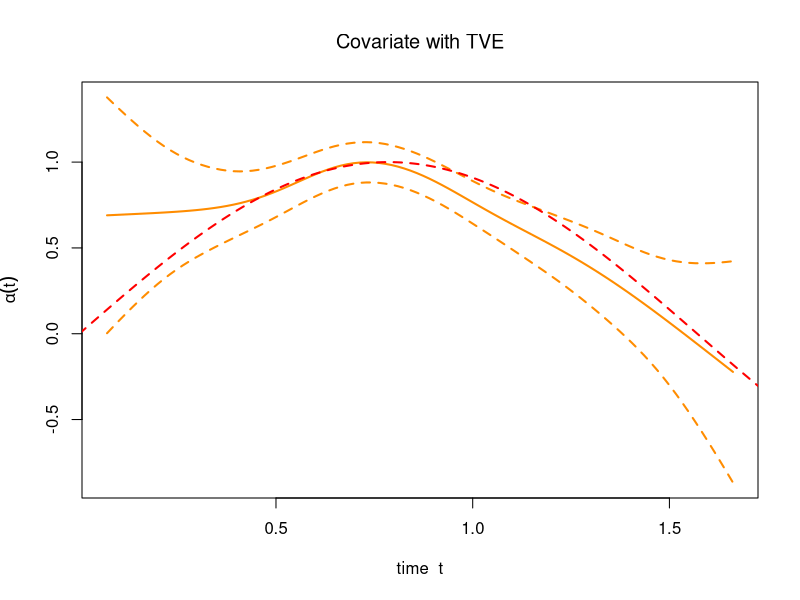
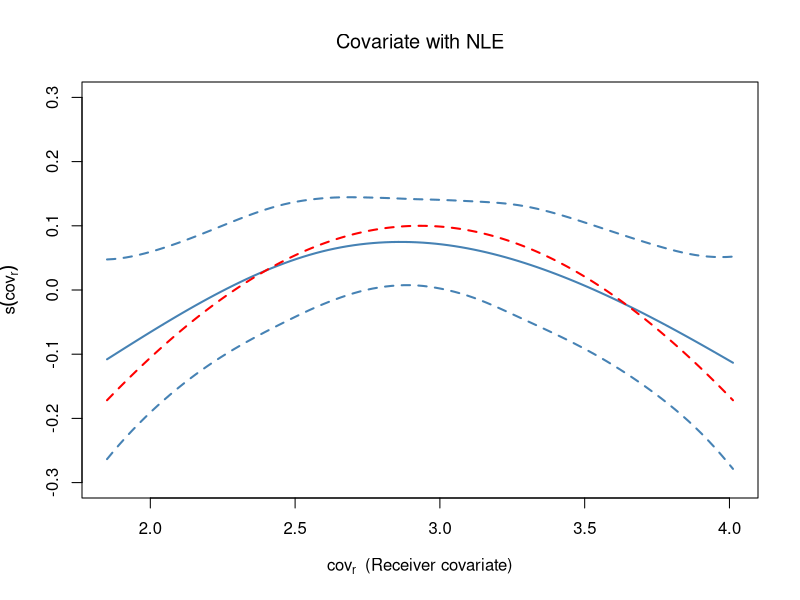

Write the R code that produced these figures, in order.
set.seed(1234)

# -----------------------------------------------------------------------------
# 1. ACTOR ATTRIBUTES
# -----------------------------------------------------------------------------
V_S <- 4
V_R <- 4

sender_attr_vec   <- setNames(rnorm(V_S, mean = 5, sd = 1.5), paste0("S", seq_len(V_S)))
receiver_attr_vec <- setNames(rnorm(V_R, mean = 3, sd = 2.0),
                              paste0("R", seq_len(V_R)))

# -----------------------------------------------------------------------------
# 2. POWER-SET GROUPS & COVARIATE MATRICES
# -----------------------------------------------------------------------------
power_set_nonempty <- function(elements) {
  n <- length(elements); ids <- seq_len(n)
  subsets <- vector("list", 2^n - 1)
  for (k in seq_len(2^n - 1))
    subsets[[k]] <- elements[as.logical(intToBits(k)[ids])]
  subsets
}

sender_subsets   <- power_set_nonempty(paste0("S", seq_len(V_S)))
receiver_subsets <- power_set_nonempty(paste0("R", seq_len(V_R)))
G_S <- length(sender_subsets)    # 15
G_R <- length(receiver_subsets)  # 15

sender_group_labels   <- sapply(sender_subsets,
                                function(m) paste0("{", paste(m, collapse = ","), "}"))
receiver_group_labels <- sapply(receiver_subsets,
                                function(m) paste0("{", paste(m, collapse = ","), "}"))

sender_group_cov <- matrix(
  sapply(sender_subsets,   function(m) mean(sender_attr_vec[m])),
  nrow = G_S, ncol = 1, dimnames = list(sender_group_labels, "avg_activity_level"))
receiver_group_cov <- matrix(
  sapply(receiver_subsets, function(m) mean(receiver_attr_vec[m])),
  nrow = G_R, ncol = 1, dimnames = list(receiver_group_labels, "avg_receptivity_score"))

cov_s <- as.vector(sender_group_cov)
cov_r <- as.vector(receiver_group_cov)

pair_grid <- expand.grid(gs = seq_len(G_S), gr = seq_len(G_R))
N_pairs   <- nrow(pair_grid)   # 225

# -----------------------------------------------------------------------------
# 3. MODEL PARAMETERS
# -----------------------------------------------------------------------------

# --- time-varying sender effect ---
amp  <- 1.0
freq <- 2.0
alpha_t <- function(t) amp * sin(freq * t)

# --- non-linear receiver effect ---
f_x_A      <- 2.0
f_x_mu     <- (min(cov_r) + max(cov_r)) / 2   
f_x_sigma  <- 2.0
f_x_offset <- -4.0
f_x <- function(x) f_x_offset + 
  f_x_A * exp(-((x - f_x_mu)^2) / (2 * f_x_sigma^2))

lambda_pairs <- function(t) {
  exp(alpha_t(t) * cov_s[pair_grid$gs] + f_x(cov_r[pair_grid$gr]))
}

# -----------------------------------------------------------------------------
# 4. SIMULATION
# -----------------------------------------------------------------------------
dt  <- 0.01
end <- 2

simdat      <- NULL
nonevents   <- NULL
event_count <- 0
tl          <- 0

cat("Simulating...\n")

while (tl < end) {
  
  tu    <- tl + dt
  mid_t <- tl + dt / 2
  l_sr  <- lambda_pairs(mid_t)
  tm    <- rexp(1, rate = sum(l_sr))
  dt_r  <- dt; tl_r <- tl
  
  while (tm < dt_r && tl_r < end) {
    
    event_count <- event_count + 1
    st      <- tl_r + tm
    pair_id <- which(rmultinom(1, 1, prob = l_sr / sum(l_sr)) == 1)
    gs_id   <- pair_grid$gs[pair_id]
    gr_id   <- pair_grid$gr[pair_id]
    
    simdat <- rbind(simdat, data.frame(
      event_id = event_count, event_time = st,
      sender_group   = sender_group_labels[gs_id],
      receiver_group = receiver_group_labels[gr_id],
      cov_sender     = cov_s[gs_id],
      cov_receiver   = cov_r[gr_id],
      stringsAsFactors = FALSE
    ))
    
    # Non-event: UNIFORM sample from all other pairs
    non_id <- sample(setdiff(seq_len(N_pairs), pair_id), 1)
    ngs_id <- pair_grid$gs[non_id]
    ngr_id <- pair_grid$gr[non_id]
    
    nonevents <- rbind(nonevents, data.frame(
      event_id = event_count, event_time = st,
      sender_group   = sender_group_labels[ngs_id],
      receiver_group = receiver_group_labels[ngr_id],
      cov_sender     = cov_s[ngs_id],
      cov_receiver   = cov_r[ngr_id],
      stringsAsFactors = FALSE
    ))
    
    tl_r <- st; dt_r <- tu - tl_r
    l_sr <- lambda_pairs(tl_r + dt_r / 2)
    tm   <- rexp(1, rate = sum(l_sr))
  }
  tl <- tu
}

simdat    <- as.data.frame(simdat)
nonevents <- as.data.frame(nonevents)
cat(sprintf("Total events simulated: %d\n", nrow(simdat)))

merged <- merge(
  simdat,
  nonevents,
  by     = c("event_id", "event_time"),
  suffixes = c("_ev", "_nv")
)

head(merged)


library(knitr)
ncc_data1 <- merged[,c("event_time",
                       "sender_group_ev",
                       "receiver_group_ev",
                       "sender_group_nv",
                       "receiver_group_nv",
                       "cov_sender_ev",
                       "cov_sender_nv")]
ncc_data1$delta_cov_sender <- ncc_data1$cov_sender_ev -
  ncc_data1$cov_sender_nv
ncc_data1$y <- 1
ncc_data1$one <- 1
tab1 <- head(ncc_data1)
kable(tab1, format = "latex", booktabs = TRUE, digits = 2)

ncc_data2 <- merged[,c("event_time",
                       "sender_group_ev",
                       "receiver_group_ev",
                       "sender_group_nv",
                       "receiver_group_nv",
                       "cov_receiver_ev",
                       "cov_receiver_nv")]
ncc_data2$y <- 1
ncc_data2$one <- 1
tab2 <- head(ncc_data2)
kable(tab2, format = "latex", booktabs = TRUE, digits = 2)

# -----------------------------------------------------------------------------
# 5. GAM FIT
# -----------------------------------------------------------------------------
library(mgcv)

data_ev  <- simdat
data_nv  <- nonevents
time     <- data_ev$event_time
W        <- cbind(rep(1,  nrow(data_ev)), rep(-1, nrow(data_ev)))
cov_tve  <- data_ev$cov_sender  - data_nv$cov_sender
cov_nle  <- cbind(data_ev$cov_receiver, data_nv$cov_receiver)
event    <- rep(1, nrow(data_ev))

gam_fit <- gam(
  event ~ -1 + s(time, by = cov_tve) + s(cov_nle, by = W),
  family = binomial(link = "logit")
)

cat("\n--- GAM summary ---\n")
print(summary(gam_fit))

# -----------------------------------------------------------------------------
# 6. GAM PLOTS WITH TRUE FUNCTION
# -----------------------------------------------------------------------------

t_grid <- seq(0, end, length.out = 300)
plot(gam_fit, select = 1,
     shade = TRUE, shade.col = adjustcolor("darkorange", 0.25),
     col = "darkorange", lwd = 2, rug = FALSE,
     xlab = "time  t",
     ylab = expression(alpha(t)),
     main = expression("Covariate with TVE"))
lines(t_grid,
      sapply(t_grid, alpha_t), col = "red", lwd = 2, lty = 2)

x_grid <- seq(min(cov_r), max(cov_r), length.out = 200)
plot(gam_fit, select = 2,
     shade = TRUE, shade.col = adjustcolor("steelblue", 0.25),
     col = "steelblue", lwd = 2, rug = FALSE, ylim=c(-0.3,0.3),
     xlab = expression(cov[r] ~ " (Receiver covariate)"),
     ylab = expression(s(cov[r])),
     main = expression("Covariate with NLE"))
lines(x_grid,
      (sapply(x_grid, f_x)+2.1), col = "red", lwd = 2, lty = 2)
